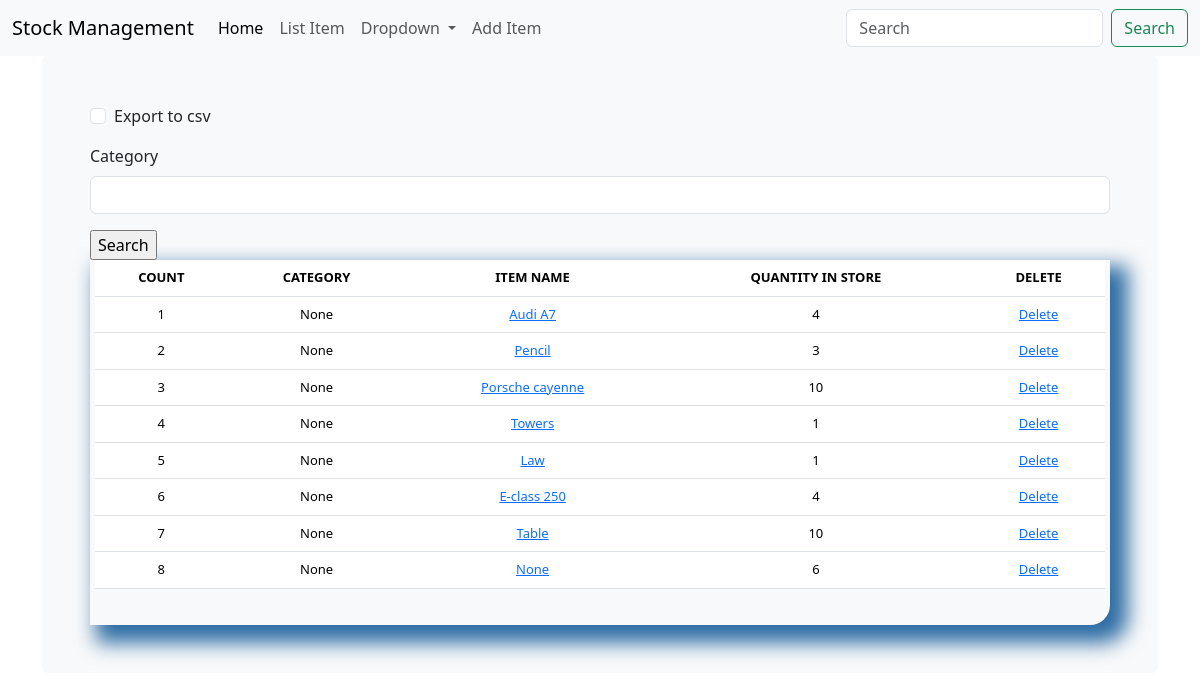
Page /list_items on the committed database.
### web/models.py (models this page shows, shortened)
class stock(models.Model):
    category = models.ForeignKey(Category, on_delete=models.CASCADE, blank=True, null=True)
    item_name = models.CharField(max_length=50, blank=True, null=True)
    quantity = models.IntegerField(default=0, blank=True, null=True)
    recieved_quantity = models.IntegerField(default=0, blank=True, null=True)
    receive_by = models.CharField(max_length=50, blank=True, null=True)
    issue_quantity = models.IntegerField(default=0, blank=True, null=True)
    issue_by = models.CharField(max_length=50, blank=True, null=True)
    issue_to = models.CharField(max_length=50, blank=True, null=True)
    phone_number = models.CharField(max_length=50, blank=True, null=True)
    created_by = models.CharField(max_length=50, blank=True, null=True)
    order_level = models.IntegerField(default=0, blank=True, null=True)
    last_updated = models.DateTimeField(auto_now_add=False, auto_now=True)

### web/views.py (the view, shortened to what this page needs)
# urls.py: path('list_items', views.list_items, name='list_items'),
def list_items(request):
    form = ItemFilterForm(request.POST or None)
    queryset = stock.objects.all()
    context = {
        'form': form,
        'queryset': queryset,
    }
    return render(request, 'list_items.html', context)

### web/forms.py
class ItemFilterForm(forms.Form):
    export_to_CSV = forms.BooleanField(required=False)
    category = forms.CharField(required=False, label='Category')
    class Meta:
        model = stock
        fields = ['category','item_name']

### web/templates/list_items.html (shortened to what this page needs)
{% load static %}
{% load crispy_forms_tags %}
<!DOCTYPE html>
<html lang="en">
<head>
    <link rel="stylesheet" href="{% static 'css/stylesheet.css' %}">
    <link href="https://cdn.jsdelivr.net/npm/bootstrap@5.3.3/dist/css/bootstrap.min.css" rel="stylesheet">
</head>
<body>
    {% include 'nav_bar.html' %}
    <main class="container">
        <div class="bg-body-tertiary p-5 rounded">
            <form method="post" action="">{% csrf_token %}
                {{form|crispy}}
                <input type="submit" value="Search"/>
            </form>
            <div class="display_table">
                <table class="table">
                    <thead>
                        <tr>
                            <th>COUNT</th>
                            <th>CATEGORY</th>
                            <th>ITEM NAME</th>
                            <th>QUANTITY IN STORE</th>
                            <th>DELETE</th>
                        </tr>
                    </thead>
                    {% for instance in queryset %}
                        <tr>
                            <td>{{forloop.counter}}</td>
                            <td>{{ instance.category }}</td>
                            <td><a href="{% url 'update_items' instance.id %}">{{instance.item_name}}</a></td>
                            <td>{{ instance.quantity }}</td>
                            <td><a href="{% url 'delete_items' instance.id %}">Delete</a></td>
                        </tr>
                    {% endfor %}
                </table>
            </div>
        </div>
      </main>
</body>
</html>

### web/templates/nav_bar.html (shortened to what this page needs)
<nav class="navbar navbar-expand-lg bg-body-tertiary">
    <div class="container-fluid">
      <a class="navbar-brand" href="#">Stock Management</a>
      <div class="collapse navbar-collapse" id="navbarSupportedContent">
        <ul class="navbar-nav me-auto mb-2 mb-lg-0">
          <li class="nav-item">
            <a class="nav-link active" aria-current="page" href="home">Home</a>
          </li>
          <li class="nav-item">
            <a class="nav-link" href="/list_items">List Item</a>
          </li>
          <li class="nav-item dropdown">
            <a class="nav-link dropdown-toggle" href="#" role="button" data-bs-toggle="dropdown" aria-expanded="false">
              Dropdown
            </a>
          </li>
          <li class="nav-item">
            <a class="nav-link" href="/add_items">Add Item</a>
          </li>
        </ul>
        <form class="d-flex" role="search">
          <input class="form-control me-2" type="search" placeholder="Search" aria-label="Search">
          <button class="btn btn-outline-success" type="submit">Search</button>
        </form>
      </div>
    </div>
  </nav>

### web/static/css/stylesheet.css (style rules this page uses)
body { background-color: #34eb6b; }
.table { font-size: 13px; text-align: center; width: 95%; margin: auto; text-align: center; }
.table tr:nth-child(odd) { background: #88CAE4; }
.table tr:nth-child(even) { background: #dae5f4; }
th { color: #fff; background-color: #337ab7; }
.display_table { border-bottom-right-radius: 20px; padding-left: 5px; padding-right: 5px; padding-bottom: 20px; box-shadow: 12px 12px 20px 6px #2e6da4; }

### rows in the picture
stock: category "None", item_name "Audi A7", quantity "4"
stock: category "None", item_name "Pencil", quantity "3"
stock: category "None", item_name "Porsche cayenne", quantity "10"
stock: category "None", item_name "Towers", quantity "1"
stock: category "None", item_name "Law", quantity "1"
stock: category "None", item_name "E-class 250", quantity "4"
stock: category "None", item_name "Table", quantity "10"
stock: category "None", item_name "None", quantity "6"
